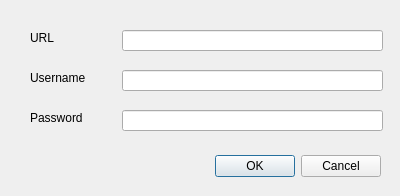
<?xml version="1.0" encoding="UTF-8"?>
<ui version="4.0">
 <class>LizardDownloaderDialogBase</class>
 <widget class="QDialog" name="LizardDownloaderDialogBase">
  <property name="geometry">
   <rect>
    <x>0</x>
    <y>0</y>
    <width>400</width>
    <height>196</height>
   </rect>
  </property>
  <property name="windowTitle">
   <string>GGMN lizard integration</string>
  </property>
  <widget class="QDialogButtonBox" name="button_box">
   <property name="geometry">
    <rect>
     <x>40</x>
     <y>150</y>
     <width>341</width>
     <height>32</height>
    </rect>
   </property>
   <property name="orientation">
    <enum>Qt::Horizontal</enum>
   </property>
   <property name="standardButtons">
    <set>QDialogButtonBox::Cancel|QDialogButtonBox::Ok</set>
   </property>
  </widget>
  <widget class="QLineEdit" name="url">
   <property name="geometry">
    <rect>
     <x>122</x>
     <y>30</y>
     <width>261</width>
     <height>21</height>
    </rect>
   </property>
  </widget>
  <widget class="QLabel" name="label">
   <property name="geometry">
    <rect>
     <x>30</x>
     <y>30</y>
     <width>131</width>
     <height>16</height>
    </rect>
   </property>
   <property name="text">
    <string>URL</string>
   </property>
  </widget>
  <widget class="QLabel" name="label_2">
   <property name="geometry">
    <rect>
     <x>30</x>
     <y>70</y>
     <width>81</width>
     <height>16</height>
    </rect>
   </property>
   <property name="text">
    <string>Username</string>
   </property>
  </widget>
  <widget class="QLineEdit" name="username">
   <property name="geometry">
    <rect>
     <x>122</x>
     <y>70</y>
     <width>261</width>
     <height>21</height>
    </rect>
   </property>
  </widget>
  <widget class="QLineEdit" name="password">
   <property name="geometry">
    <rect>
     <x>122</x>
     <y>110</y>
     <width>261</width>
     <height>21</height>
    </rect>
   </property>
   <property name="echoMode">
    <enum>QLineEdit::Password</enum>
   </property>
  </widget>
  <widget class="QLabel" name="label_3">
   <property name="geometry">
    <rect>
     <x>30</x>
     <y>110</y>
     <width>81</width>
     <height>16</height>
    </rect>
   </property>
   <property name="text">
    <string>Password</string>
   </property>
  </widget>
 </widget>
 <resources/>
 <connections>
  <connection>
   <sender>button_box</sender>
   <signal>accepted()</signal>
   <receiver>LizardDownloaderDialogBase</receiver>
   <slot>accept()</slot>
   <hints>
    <hint type="sourcelabel">
     <x>20</x>
     <y>20</y>
    </hint>
    <hint type="destinationlabel">
     <x>20</x>
     <y>20</y>
    </hint>
   </hints>
  </connection>
  <connection>
   <sender>button_box</sender>
   <signal>rejected()</signal>
   <receiver>LizardDownloaderDialogBase</receiver>
   <slot>reject()</slot>
   <hints>
    <hint type="sourcelabel">
     <x>20</x>
     <y>20</y>
    </hint>
    <hint type="destinationlabel">
     <x>20</x>
     <y>20</y>
    </hint>
   </hints>
  </connection>
 </connections>
</ui>
